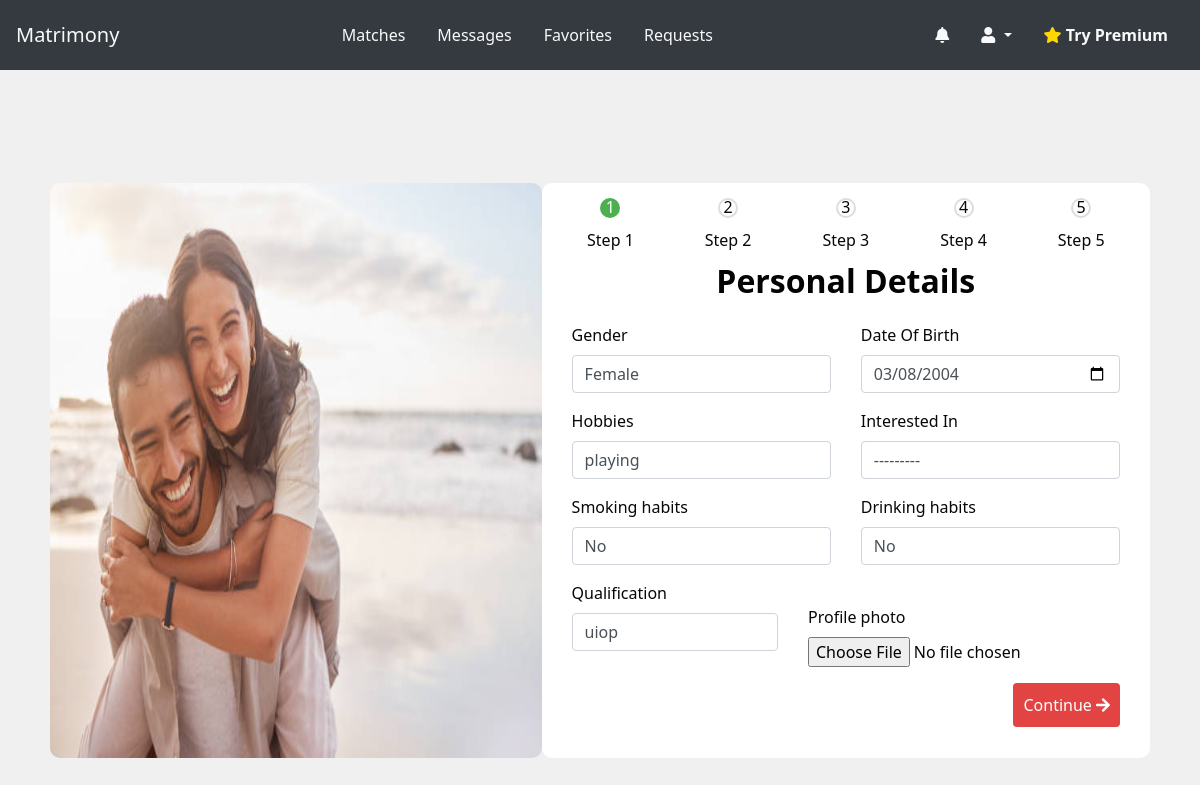
The page /accounts/complete_profile/ (signed in) on the database its author committed.
### accounts/models.py (models this page shows, shortened)
class User(AbstractUser):
    GENDER_CHOICES = (('Male','Male'),('Female','Female'),('Other','Other'),)
    INTEREST_CHOICES = (('Male','Male'),('Female','Female'),('Other','Other'),)
    EXPERTISE_CHOICES = (('Beginner','Beginner'),('Intermediate','Intermediate'),('Expert','Expert'),)
    JOB_STATUS_CHOICES = (('Employee','Employee'),('Employer','Employer'),('JobSeeker','JobSeeker'),)
    phone_number =models.CharField(
        max_length=15,
        blank=True,
        verbose_name='Phone Number'
    )
    profile_photo = models.ImageField(
        upload_to='profile_photos/',
        blank=True,
        verbose_name='Profile photo'
    )
    date_of_birth = models.DateField(
        null=True,
        blank=True,
        verbose_name='Date Of Birth'
    )
    gender =models.CharField(
        max_length= 6,
        choices=GENDER_CHOICES,
        blank=True,
        verbose_name='Gender',
        default='Male'
    )
    friend = models.ManyToManyField('self', blank=True)
    hobbies = models.ForeignKey(Hobby,related_name='users',blank=True,null=True,on_delete=models.CASCADE)
    interest =models.CharField(max_length=6,choices=INTEREST_CHOICES,verbose_name='Interested In',blank=True,null=True,default='Male')
    smoking_habits = models.CharField(max_length=50, choices=[('yes', 'Yes'), ('no', 'No')], default='no',blank=True,null=True)
    drinking_habits = models.CharField(max_length=50, choices=[('yes', 'Yes'), ('no', 'No')], default='no',blank=True,null=True)
    qualification = models.CharField(max_length=255,blank=True,null=True)
    job_status = models.CharField(max_length=100,blank=True,verbose_name='Job Status',choices=JOB_STATUS_CHOICES)
    company_name = models.CharField(max_length=255, blank=True, null=True,verbose_name='Company Name')
    designation = models.CharField(max_length=100,blank=True,null=True,verbose_name='Designation')
    company_location = models.CharField(max_length=200,blank=True,null=True,verbose_name='Company Location')
    job_title = models.CharField(max_length=255, blank=True, null=True,verbose_name='Job Title')
    expertise_level = models.CharField(max_length=100,
        blank=True,
        verbose_name='Expertise Level',
        choices=EXPERTISE_CHOICES)
    about = models.TextField(max_length=1000,blank=True,null=True)
    facebook = models.URLField(max_length=100,blank=True,null=True)
    instagram = models.URLField(max_length=100,blank=True,null=True)
    snapchat = models.URLField(max_length=100,blank=True,null=True)
    groups = models.ManyToManyField(
        'auth.Group',
        related_name='custom_user_set',  # Change this to a unique name
        blank=True,
        help_text='The groups this user belongs to. A user will get all permissions granted to each of their groups.',
        related_query_name='custom_user',
    )
    user_permissions = models.ManyToManyField(
        'auth.Permission',
        related_name='custom_user_set',  # Change this to a unique name
        blank=True,
        help_text='Specific permissions for this user.',
        related_query_name='custom_user',
    )

### accounts/views.py (the view)
# urls.py: path('complete_profile/',complete_profile,name='complete_profile'),
def complete_profile(request):
    if request.method == 'POST':
        form = UserProfileForm(request.POST,request.FILES, instance=request.user)
        if form.is_valid():
            try:
                user = form.save(commit=False)
                user.save()
                messages.success(request,'Your Profile has been updated!')
                return redirect('accounts:address_details')
            except IntegrityError as e:
                print(f"Error during registration: {e}")
                return render(request, 'registration/register.html')
    else:
        form = UserProfileForm(instance=request.user)
    return render(request,'registration/complete_profile.html',{'form':form})

### accounts/forms.py
class UserProfileForm(ModelForm):
    class Meta:
        model = User
        fields = [
            'date_of_birth',
            'gender',
            'hobbies',
            'interest',
            'smoking_habits',
            'drinking_habits',
            'qualification',
            'profile_photo',
        ]
        widgets = {
            'hobbies': Select(attrs={'class':'form-control'}),
            'interest': Select(attrs={'class':'form-control'}),
            'smoking_habits': Select(attrs={'class':'form-control'}),
            'drinking_habits': Select(attrs={'class':'form-control'}),
            'qualification': TextInput(attrs={'class':'form-control'}),
            'profile_photo': FileInput(),
            'date_of_birth': DateInput(attrs={'class': 'form-control','type' :'date'}),
            'gender': Select(attrs={'class': 'form-control'}),
        }

### accounts/models.py (called while the page is built)
    def __str__(self):
        return self.name

### accounts/templates/registration/complete_profile.html (shortened to what this page needs)
{% extends 'shared/base.html' %}
{% block content %}
{% load static%}
<html lang="en">
<head>
    <link href="https://maxcdn.bootstrapcdn.com/bootstrap/4.5.2/css/bootstrap.min.css" rel="stylesheet">
    <link rel="stylesheet" type="text/css" href="{% static 'assets/css/accounts/complete.css' %}">
</head>
<body>
    <div class="container ">
        <div class="image-container">
            <img src="{% static 'assets/img/userimg/cpl3.jpg'%}" alt="Image">
        </div>
        <div class="login-container">
        <ul class="progressbar">
            <li class="active">Step 1</li>
            <li>Step 2</li>
            <li>Step 3</li>
            <li>Step 4</li>
            <li>Step 5</li>
        </ul>
        <h2 class="text-center">Personal Details</h2>
        <form action="{% url "accounts:complete_profile"%}" method="POST" enctype="multipart/form-data">
            <div class="row">
                <div class="col">
                    {% include 'components/form_field.html' with field=form.gender %}
                </div>
                <div class="col">
                    {% include 'components/form_field.html' with field=form.date_of_birth %}
                </div>
            </div>
            <div class="row">
                <div class="col">
                    {% include 'components/form_field.html' with field=form.hobbies %}
                </div>
                <div class="col">
                    {% include 'components/form_field.html' with field=form.interest %}
                </div>
            </div>
            <div class="row">
                <div class="col">
                    {% include 'components/form_field.html' with field=form.smoking_habits %}
                </div>
                <div class="col">
                    {% include 'components/form_field.html' with field=form.drinking_habits %}
                </div>
            </div>
            <div class="row">
                <div class="col">
                    {% include 'components/form_field.html' with field=form.qualification %}
                </div>
                <div class="col mt-4">
                    {% include 'components/form_field.html' with field=form.profile_photo %}
                </div>
            </div>
            <div class="d-flex justify-content-end">
                <button type="submit" class="btn btn-primary">
                    Continue <i class="fas fa-arrow-right"></i>
                </button>
            </div>
        </form>
    </div>
</div>
</body>
</html>
{% endblock content %}

### templates/components/form_field.html (shortened to what this page needs)
<div class="form-group">
    <label for="{{ field.id_for_label }}">
        {{ field.label }}{% if field.field.required %} <span class="text-danger">*</span>{% endif %}
    </label>
    {{ field }}
</div>

### static/assets/css/accounts/complete.css (style rules this page uses)
body { font-family: system-ui, -apple-system, BlinkMacSystemFont, 'Segoe UI', Roboto, Oxygen, Ubuntu, Cantarell, 'Open Sans', 'Helvetica Neue', sans-serif; background-color: #f0f0f0; margin: 0; padding: 0; background-size: cover; }
.container { height: 100vh; display: flex; align-items: center; justify-content: space-evenly; padding: 0px; margin-top: 0; }
.login-container { background-color: #ffffff; padding: 10px; margin-top: 0px; color: rgb(7, 7, 7); margin-right: 20px; float: left; width: 70%; border-radius: 10px; height: 575px; }
.login-container h2 { color: #030303; padding-bottom: 15px; font-family: system-ui, -apple-system, BlinkMacSystemFont, 'Segoe UI', Roboto, Oxygen, Ubuntu, Cantarell, 'Open Sans', 'Helvetica Neue', sans-serif; }
.login-container form { display: flex; flex-direction: column; margin-left: 20px; margin-right: 20px; }
.login-container button { padding: 10px; border: none; border-radius: 4px; background-color: #e24343; color: white; font-size: 16px; cursor: pointer; }
.image-container { display: flex; align-items: center; justify-content: center; float: left; margin-left: 20px; }
.image-container img { max-width: 100%; height: 575px; width: 650px;; margin-top: 0px; border-radius: 10px; background-size: cover; }
h2 { font-weight: bold; }
.progressbar { display: flex; justify-content: space-between; counter-reset: step; margin: 5px 0; padding-left: 0; margin-bottom: 10px; }
.progressbar li { list-style: none; position: relative; flex: 1; text-align: center; }
.progressbar li::before { content: counter(step); counter-increment: step; width: 20px; height: 20px; line-height: 15px; border: 2px solid #ddd; display: block; text-align: center; margin: 0 auto 10px auto; border-radius: 50%; background-color: #fff; }
.progressbar li::after { content: ''; position: absolute; width: 100%; height: 2px; background-color: #ddd; top: 15px; left: -50%; z-index: -1; }
.progressbar li:first-child::after { content: none; }
.progressbar li.active::before, .progressbar li.active::after { background-color: #4CAF50; border-color: #4CAF50; color: white; }

### rows shown on the page
User: gender "Female", date_of_birth "03/08/2004", hobbies "playing", interest "---------", smoking_habits "No", drinking_habits "No", qualification "uiop"

### other values the page prints
{{ field.label }} "Gender Date Of Birth Hobbies Interested In Smoking habits Drinking habits Qualification Profile photo"
